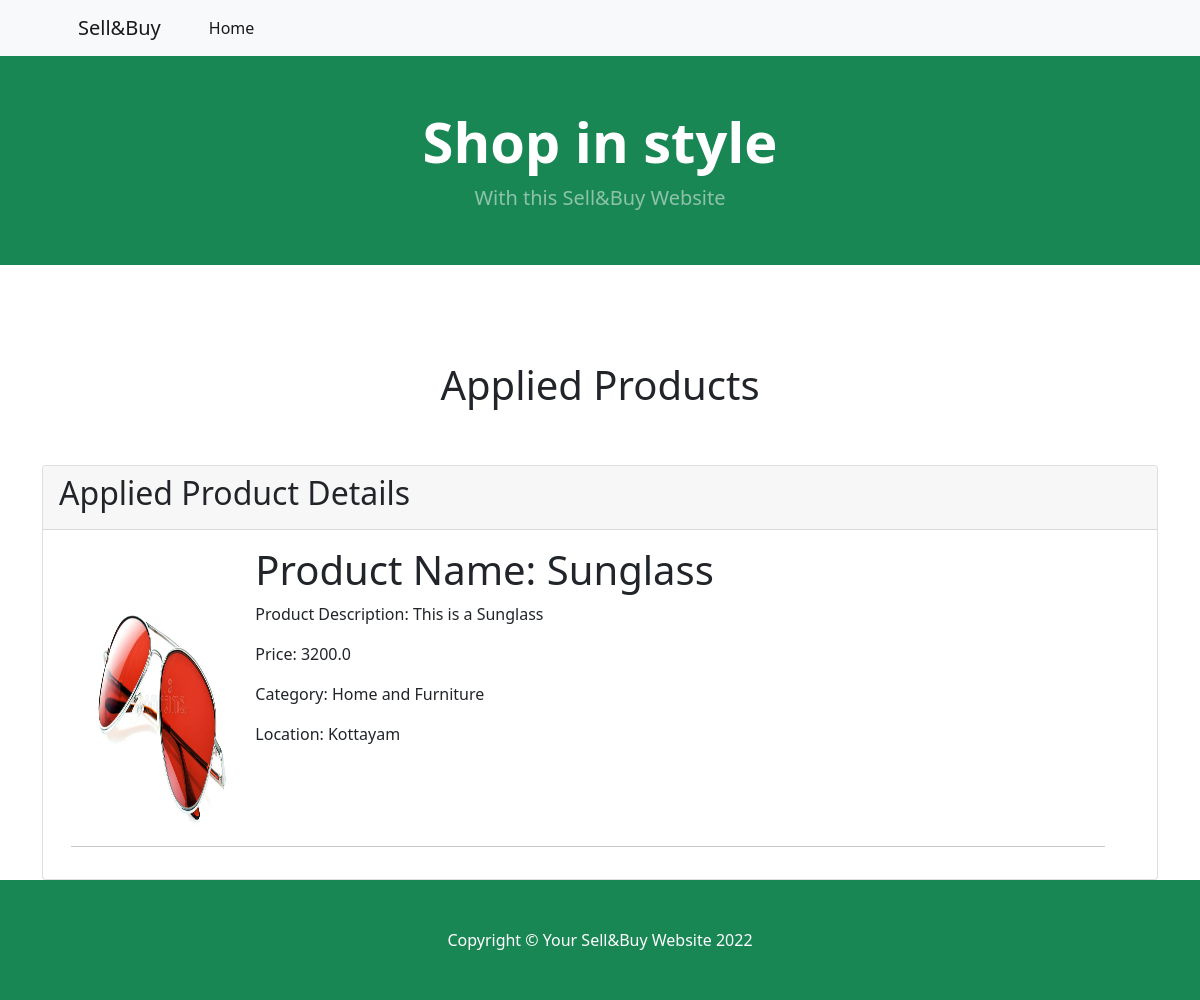
Before: /applied_product/ (signed in) with the older database file.
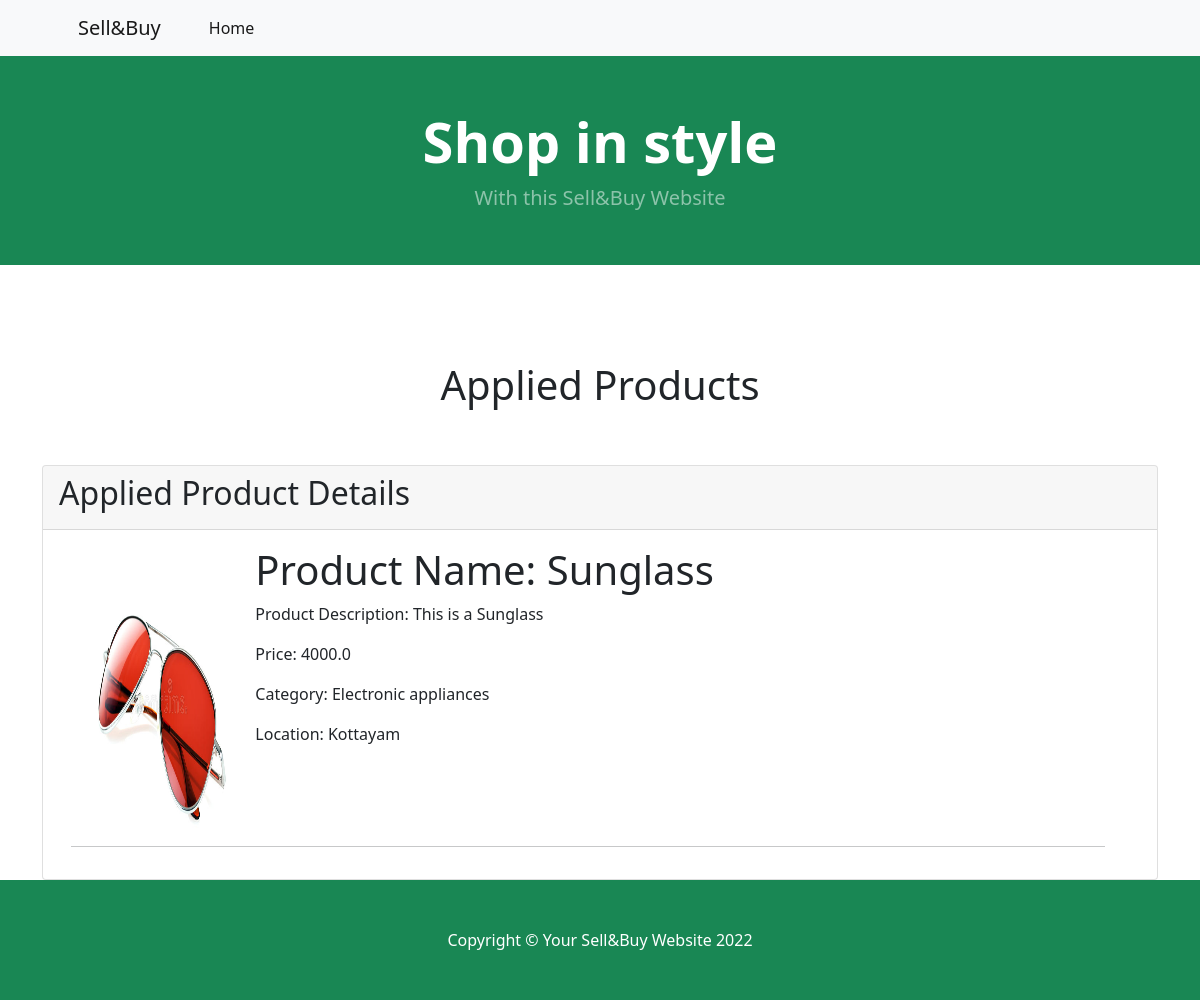
After: the same page with the newer database file.
### sellerapp/models.py (models this page shows, shortened)
class Product(models.Model):
    userid = models.ForeignKey(User,on_delete=models.CASCADE,null=True)
    product_name = models.CharField(max_length=100,null=True)
    product_desc = models.CharField(max_length=1000,null=True)
    category = models.CharField(max_length=100,null=True)
    location = models.CharField(max_length=100,null=True)
    product_price = models.FloatField(max_length=100,null=True)
    product_img = models.FileField(upload_to='media',null=True,blank=True)
    time = models.DateTimeField(null=True,blank=True)

### sellerapp/views.py (the view)
# urls.py: path('applied_product/', applied_product, name='applied_product'),
def applied_product(request):
    userid = request.user
    data = BuyProduct.objects.filter(buyer_name=request.user).values('product_id')
    li = []
    try:
        for product_id in data:
            print(product_id['product_id'])
            product_details = Product.objects.get(id=product_id['product_id'])
            li.append(product_details)
            return render(request, "applied_product.html", {'BuyProduct': li})
    except Product.DoesNotExist:
        return HttpResponse("You haven't applied any products yet!!")
    return HttpResponse("<h1>You haven't applied any products yet</h1>")

### sellerapp/models.py (called while the page is built)
    def __str__(self):
        return self.username

### sellerapp/templates/applied_product.html (shortened to what this page needs)
{% load static %}
<html lang="en">
    <head>
        <link href="https://cdn.jsdelivr.net/npm/bootstrap-icons@1.5.0/font/bootstrap-icons.css" rel="stylesheet" />
        <link rel="stylesheet" href="{% static 'dist/css/styles.css' %}" type="text/css" />
    </head>
    <body>
        <nav class="navbar navbar-expand-lg navbar-light bg-light">
            <div class="container px-4 px-lg-5">
                <a class="navbar-brand" href="#!">Sell&Buy</a>
                <div class="collapse navbar-collapse" id="navbarSupportedContent">
                    <ul class="navbar-nav me-auto mb-2 mb-lg-0 ms-lg-4">
                        <li class="nav-item"><a class="nav-link active" aria-current="page" href="{% url 'indexpage' %}">Home</a></li>
                    </ul>
                </div>
            </div>
        </nav>
        <header class="bg-success py-1">
            <div class="container px-4 px-lg-5 my-5">
                <div class="text-center text-white">
                    <h1 class="display-4 fw-bolder">Shop in style</h1>
                    <p class="lead fw-normal text-white-50 mb-0">With this Sell&Buy Website</p>
                </div>
            </div>
        </header><br><br><br><br>
        <h1 style="text-align:center;">Applied Products</h1>
        <br><br>
        <div class="container">
            <div class="card">
                <div class="card-header">
                    <h2>Applied Product Details</h2>
                </div>
                {% for product1 in BuyProduct %}
                <div class="card-body">
                    <div class="container row">
                        <div class="col-md-2">
                            <img src="{{ product1.product_img.url }}" style="height: 300px;width: 150px;" alt="Image">
                        </div>
                        <div class="col-md-10">
                            <h1>Product Name: {{ product1.product_name }}</h1>
                            <p>Product Description: {{ product1.product_desc }}</p>
                            <p>Price: {{ product1.product_price }}</p>
                            <p>Category: {{ product1.category }}</p>
                            <p>Location: {{ product1.location }}</p>
                        </div>
                        <br><br>
                        <hr>
                    </div>
                </div>
                {% endfor %}
            </div>
        </div>
        <footer class="py-5 bg-success">
            <div class="container"><p class="m-0 text-center text-white">Copyright &copy; Your Sell&Buy Website 2022</p></div>
        </footer>
    </body>
</html>

Changed rows visible on the page:
changed Product "Sunglass": product_price "3200.0" → "4000.0"; category "Home and Furniture" → "Electronic appliances"
